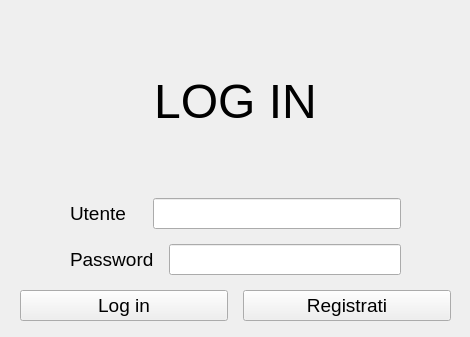
<?xml version="1.0" encoding="UTF-8"?>
<ui version="4.0">
 <class>MainWindow</class>
 <widget class="QMainWindow" name="MainWindow">
  <property name="geometry">
   <rect>
    <x>0</x>
    <y>0</y>
    <width>470</width>
    <height>337</height>
   </rect>
  </property>
  <property name="windowTitle">
   <string>Log in</string>
  </property>
  <property name="autoFillBackground">
   <bool>false</bool>
  </property>
  <widget class="QWidget" name="centralwidget">
   <widget class="QWidget" name="layoutWidget">
    <property name="geometry">
     <rect>
      <x>0</x>
      <y>0</y>
      <width>471</width>
      <height>341</height>
     </rect>
    </property>
    <layout class="QVBoxLayout" name="verticalLayout">
     <property name="spacing">
      <number>15</number>
     </property>
     <property name="leftMargin">
      <number>20</number>
     </property>
     <property name="topMargin">
      <number>20</number>
     </property>
     <property name="rightMargin">
      <number>20</number>
     </property>
     <property name="bottomMargin">
      <number>20</number>
     </property>
     <item>
      <widget class="QLabel" name="login_slbl_titolo">
       <property name="font">
        <font>
         <pointsize>36</pointsize>
        </font>
       </property>
       <property name="layoutDirection">
        <enum>Qt::LeftToRight</enum>
       </property>
       <property name="text">
        <string>LOG IN</string>
       </property>
       <property name="alignment">
        <set>Qt::AlignCenter</set>
       </property>
      </widget>
     </item>
     <item>
      <layout class="QHBoxLayout" name="horizontalLayout_4">
       <property name="spacing">
        <number>27</number>
       </property>
       <property name="leftMargin">
        <number>50</number>
       </property>
       <property name="rightMargin">
        <number>50</number>
       </property>
       <item>
        <widget class="QLabel" name="login_slbl_utente">
         <property name="font">
          <font>
           <pointsize>14</pointsize>
          </font>
         </property>
         <property name="text">
          <string>Utente</string>
         </property>
        </widget>
       </item>
       <item>
        <widget class="QLineEdit" name="login_edit_utente">
         <property name="font">
          <font>
           <pointsize>14</pointsize>
          </font>
         </property>
        </widget>
       </item>
      </layout>
     </item>
     <item>
      <layout class="QHBoxLayout" name="horizontalLayout">
       <property name="leftMargin">
        <number>50</number>
       </property>
       <property name="rightMargin">
        <number>50</number>
       </property>
       <item>
        <widget class="QLabel" name="login_slbl_password">
         <property name="font">
          <font>
           <pointsize>14</pointsize>
          </font>
         </property>
         <property name="text">
          <string>Password</string>
         </property>
        </widget>
       </item>
       <item>
        <widget class="QLineEdit" name="login_edit_password">
         <property name="font">
          <font>
           <pointsize>14</pointsize>
          </font>
         </property>
         <property name="text">
          <string/>
         </property>
        </widget>
       </item>
      </layout>
     </item>
     <item>
      <layout class="QHBoxLayout" name="horizontalLayout_5">
       <item>
        <widget class="QPushButton" name="login_btn_login">
         <property name="font">
          <font>
           <pointsize>14</pointsize>
          </font>
         </property>
         <property name="text">
          <string>Log in</string>
         </property>
        </widget>
       </item>
       <item>
        <widget class="QPushButton" name="login_btn_registrati">
         <property name="font">
          <font>
           <pointsize>14</pointsize>
          </font>
         </property>
         <property name="text">
          <string>Registrati</string>
         </property>
        </widget>
       </item>
      </layout>
     </item>
    </layout>
   </widget>
  </widget>
 </widget>
 <resources/>
 <connections/>
</ui>
